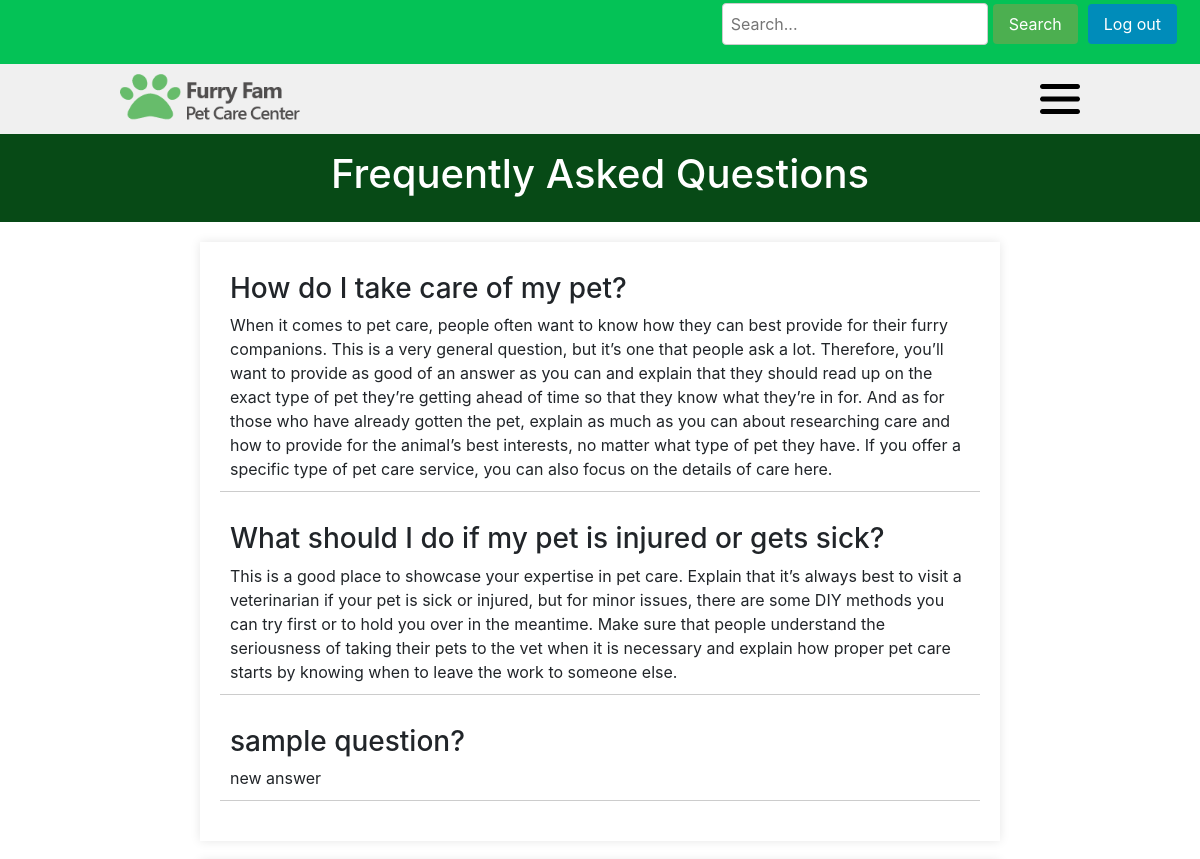
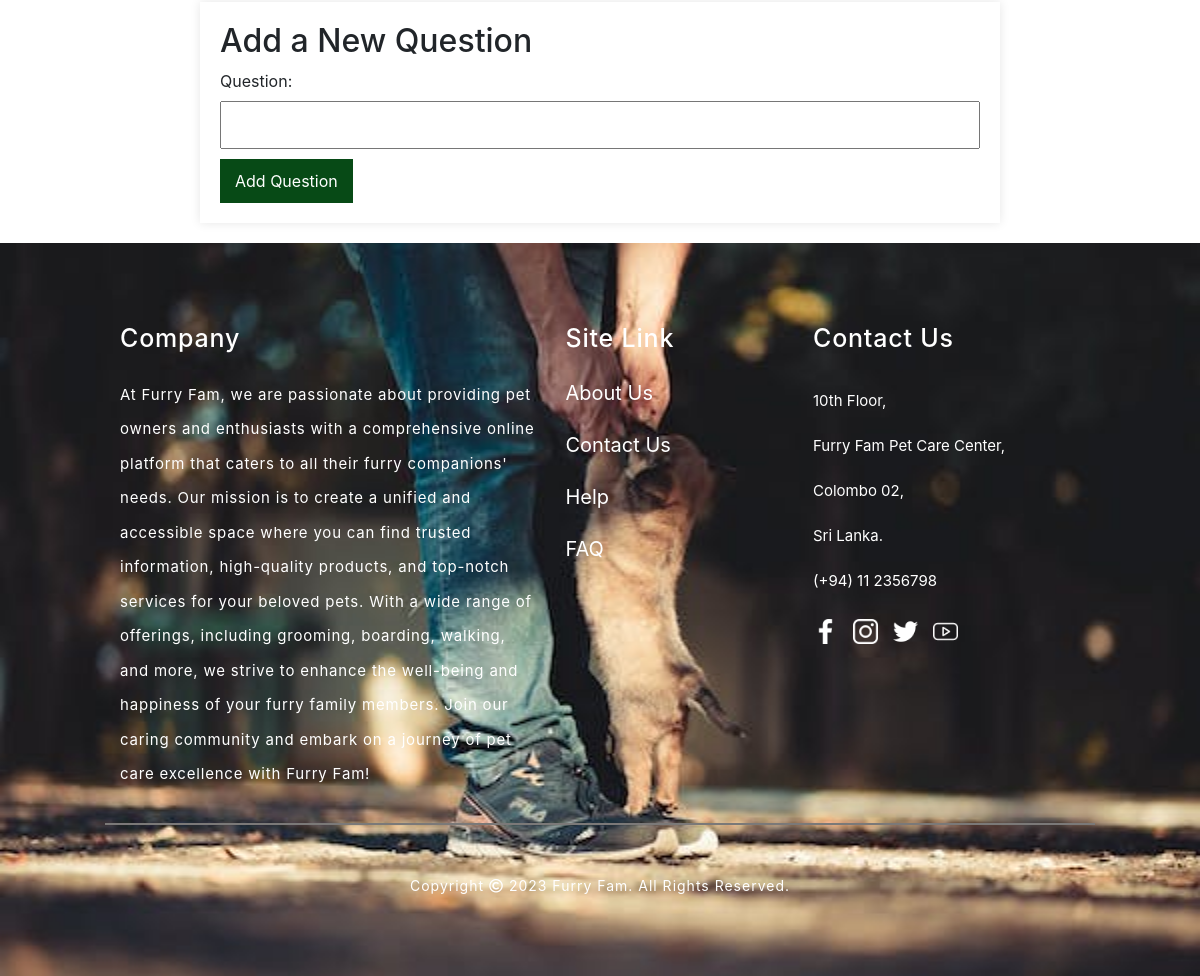
The app's page /faq.php with its own data (2 pictures, top to bottom).
### tables this page shows
CREATE TABLE `faqs` (
  `id` int(11) NOT NULL,
  `question` varchar(255) NOT NULL,
  `answer` text NOT NULL
);

### get_faqs.php (the view, shortened to what this page needs)
<?php
$host = "localhost";
$username = "root";
$password = "";
$database = "furryfam";
$conn = new mysqli($host, $username, $password, $database);
function getFAQs($conn) {
    $sql = "SELECT * FROM faqs";
    $result = $conn->query($sql);
    if ($result->num_rows > 0) {
        while ($row = $result->fetch_assoc()) {
            echo '<div class="faq">';
            echo '<h3>' . $row["question"] . '</h3>';
            echo '<p>' . $row["answer"] . '</p>';
            echo '</div>';
        }
    } else {
        echo '<p>No FAQs available.</p>';
    }
}
getFAQs($conn);
?>

### css/faq.css (style rules this page uses)
body { font-family: Arial, sans-serif; margin: 0; padding: 0; background-color: #f4f4f4; }
.faq { border-bottom: 1px solid #ccc; padding: 10px; margin-bottom: 20px; }
.faq p { margin: 0; }

### css/home.css (style rules this page uses)
body { font-family: 'Montserrat', sans-serif; background-color: #000; }
body { font-family: Arial, sans-serif; color: #000000; margin: 0; }

### css/hf.css (style rules this page uses)
body { font-family: Arial, sans-serif; color: #000000; margin: 0; }

### records on screen
faqs: question "How do I take care of my pet?", answer "When it comes to pet care, people often want to know how they can best provide for their furry companions. This is a very general question, but it’s one that people ask a lot. Therefore, you’ll want to provide as good of an answer as you can and explain that they should read up on the exact type of pet they’re getting ahead of time so that they know what they’re in for. And as for those who have already gotten the pet, explain as much as you can about researching care and how to provide for the animal’s best interests, no matter what type of pet they have. If you offer a specific type of pet care service, you can also focus on the details of care here."
faqs: question "What should I do if my pet is injured or gets sick?", answer "This is a good place to showcase your expertise in pet care. Explain that it’s always best to visit a veterinarian if your pet is sick or injured, but for minor issues, there are some DIY methods you can try first or to hold you over in the meantime. Make sure that people understand the seriousness of taking their pets to the vet when it is necessary and explain how proper pet care starts by knowing when to leave the work to someone else."
faqs: question "sample question?", answer "new answer"
